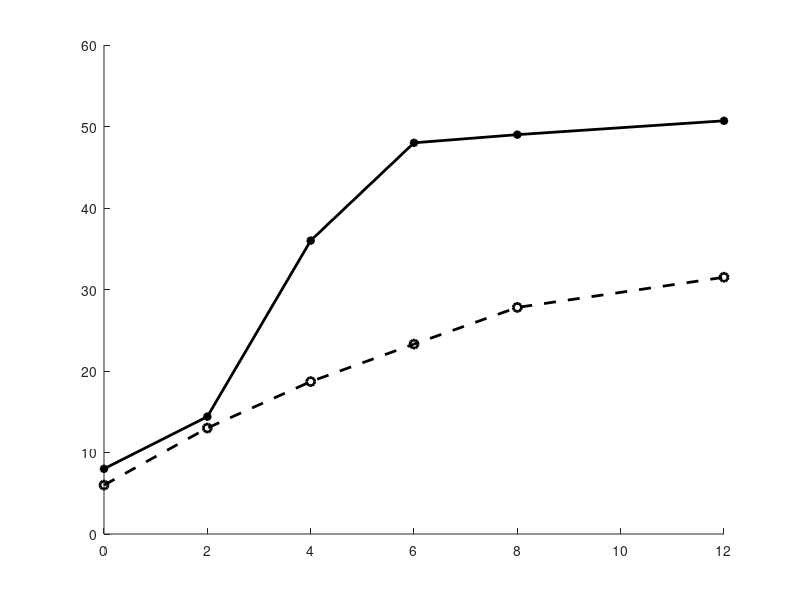

The MATLAB script that drew this image:
clear;

% (2,2,1) in R3
x=[0 2 4 6 8 12];
y1=[6 13 18.7 23.3 27.8 31.5];
figure(1); hold on;
plot(x,y1,'ko--', 'LineWidth',2);

% (4,2,2,1) in R5
y2=[8 14.4 36 48 49 50.7];
plot(x,y2,'k*-', 'LineWidth',2);